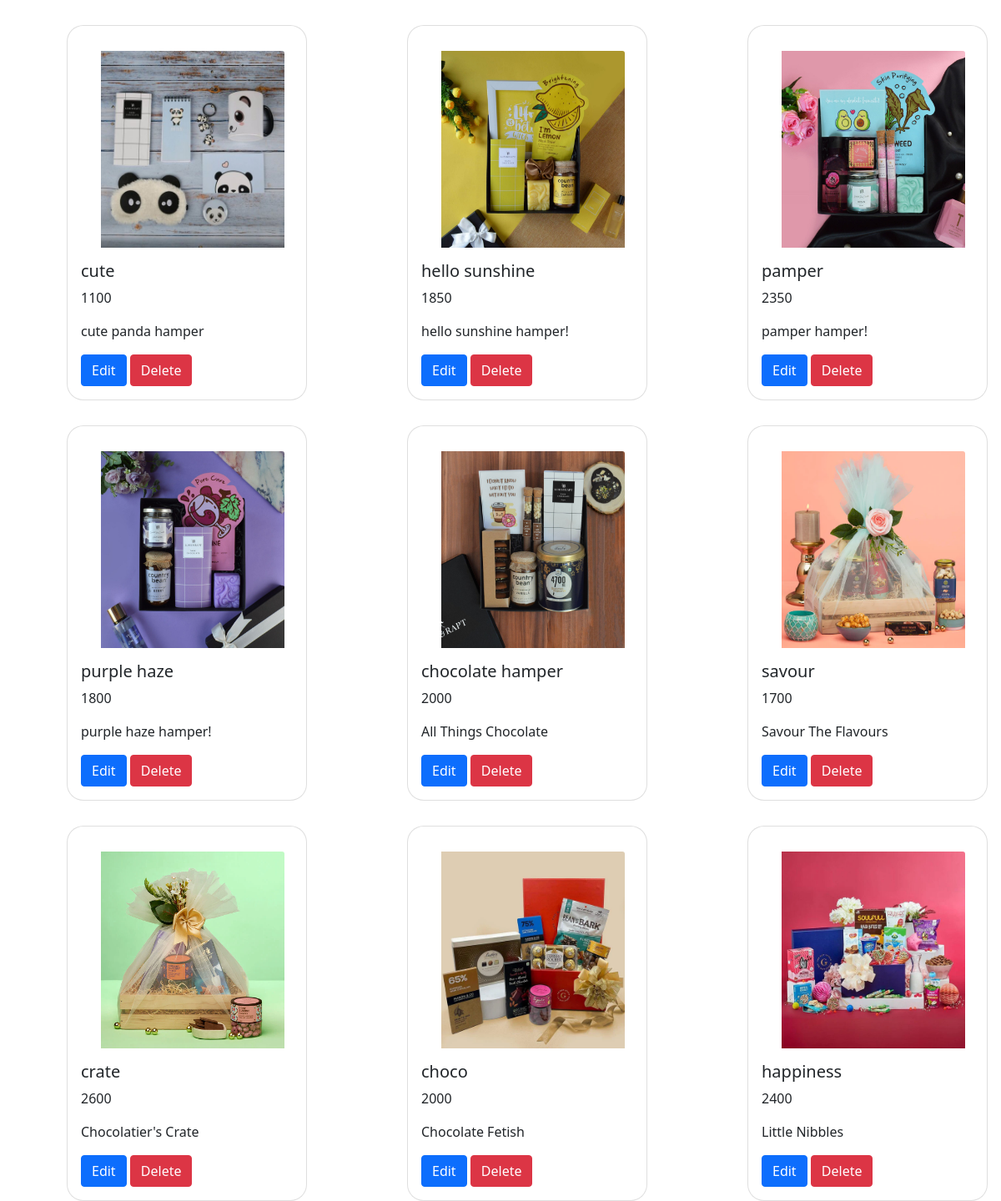
The app's page /gifapp/prodisplay/ (signed in) with its own data.
### gifapp/models.py (models this page shows, shortened)
class imagemodel(models.Model):
    shopid=models.IntegerField()
    proname=models.CharField(max_length=30)
    proprice=models.IntegerField()
    prodes=models.CharField(max_length=30)
    prfile=models.ImageField(upload_to='gifapp/static')

### gifapp/views.py (the view)
# urls.py: path('prodisplay/',prodisplay),
def prodisplay(request):
    shpid=request.session['id']
    a = imagemodel.objects.all()
    image = []
    name = []
    price=[]
    description=[]
    id=[]
    shopid=[]
    for i in a:
        sid=i.shopid
        shopid.append(sid)
        id1=i.id
        id.append(id1)
        im = i.prfile
        image.append(str(im).split('/')[-1])
        nm = i.proname
        name.append(nm)
        pr=i.proprice
        price.append(pr)
        pd=i.prodes
        description.append(pd)
    mylist=zip(image, name,price,description,id,shopid)
    return render(request, 'prodisplay.html', {'mylist': mylist,'shpid':shpid})

### gifapp/templates/prodisplay.html (shortened to what this page needs)
<!DOCTYPE html>
<html lang="en">
{% load static %}
<head>
  <link href="https://cdn.jsdelivr.net/npm/bootstrap@5.0.2/dist/css/bootstrap.min.css" rel="stylesheet">
</head>
<body>
<div class="row">
{% for i,j,k,l,m,n in mylist %}
  {% if shpid == n %}
  <div class="col-4">
<div class="card" style="width: 18rem;height:450px;border-radius:20px;margin-left:80px;margin-top:30px;">
  <img src="{% static i %}" style="width: 260px;height:250px;margin-top:30px;padding-left:40px;" class="card-img-top" alt="...">
  <div class="card-body">
    <h5 class="card-title">{{j}}</h5>
    <p class="card-text">{{k}}</p>
    <p class="card-text">{{l}}</p>
    <a href="http://127.0.0.1:8000/gifapp/proedit/{{m}}" class="btn btn-primary">Edit</a>
    <a href="http://127.0.0.1:8000/gifapp/prodel/{{m}}" class="btn btn-danger">Delete</a>
  </div>
</div>
</div>
  {% endif %}
{% endfor %}
</div>
</body>
</html>

### records on screen
imagemodel: mylist "cute", mylist "cute panda hamper"
imagemodel: mylist "hello sunshine", mylist "hello sunshine hamper!"
imagemodel: mylist "pamper", mylist "pamper hamper!"
imagemodel: mylist "purple haze", mylist "purple haze hamper!"
imagemodel: mylist "chocolate hamper", mylist "All Things Chocolate"
imagemodel: mylist "savour", mylist "Savour The Flavours"
imagemodel: mylist "crate", mylist "Chocolatier's Crate"
imagemodel: mylist "choco", mylist "Chocolate Fetish"
imagemodel: mylist "happiness", mylist "Little Nibbles"

### other values on screen
{{ k }} "1100" "1850" "2350" "1800" "2000" "1700" "2600" "2000" "2400"
